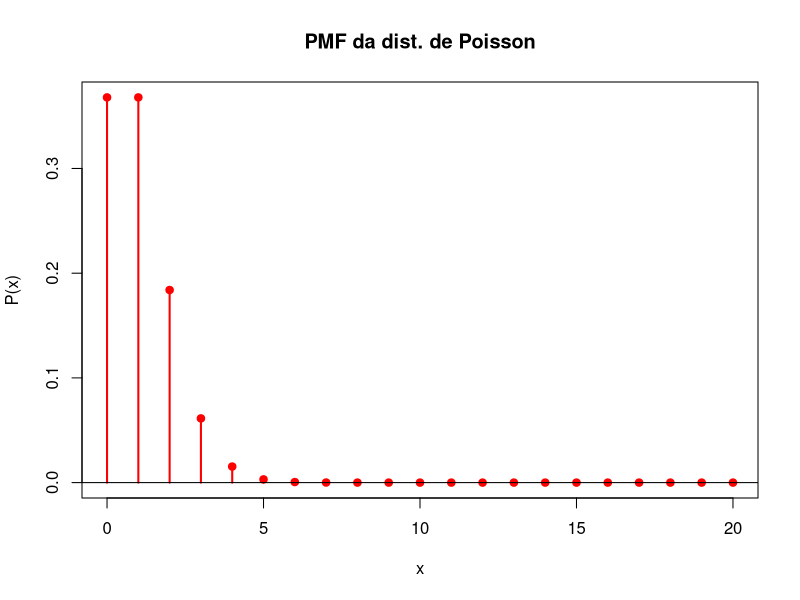
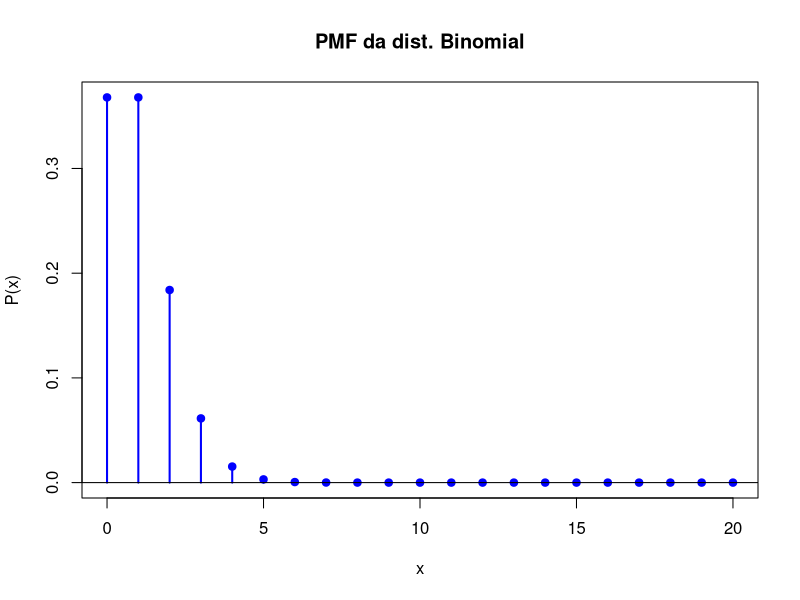
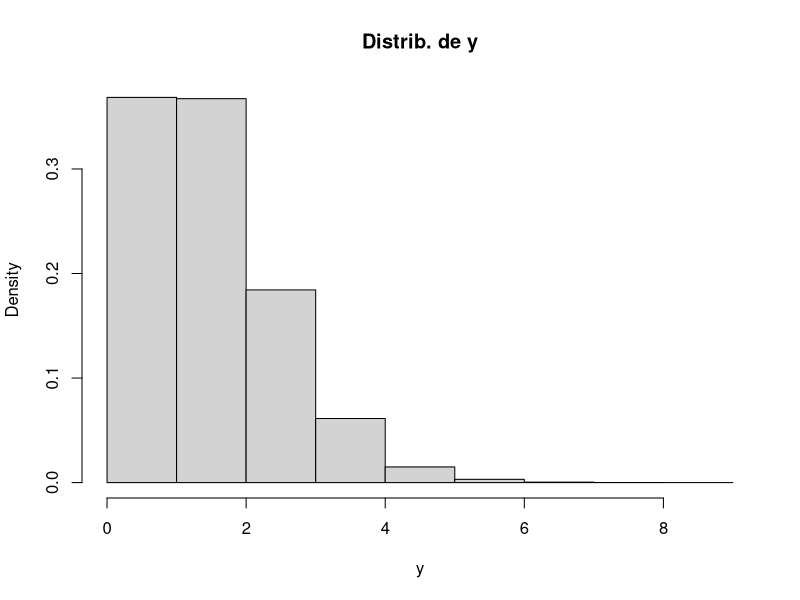

Generate these figures, in order, with R:
library(ggplot2) # Biblioteca para plotar os gráficos

# Como temos uma baixíssima probabilidade e um grande número de pessoas, pode-se modelar essa pesquisa como uma distribuição de Poisson. Além disso, como temos p = 10^-7 e n = 10^7, intuitivamente o número de pessoas que ganhariam o prêmio em um dia seria 10^7*10^-7 = 1 pessoa. Portanto, o parâmetro dessa distribuição seria 1.

x <- 0:20
pmf = dpois(x, 1)

# Veja também que podemos modelar esse prêmio como sendo uma distribuição binomial, bem mais simples. Isso ocorre porque o valor do número de tentativas (n) da distribuição binomial é muito grande. Portanto, isso faz com que a distribuição binomial tenda a se distribuir como uma de Poisson.

pmf2 = dbinom(x,10000000, 0.0000001)

plot(x,pmf,type='h',col='red',lwd=2,
    main = 'PMF da dist. de Poisson', xlab= 'x', ylab='P(x)')
points(x,pmf, pch=19, col='red')

abline(h=0) # Adiciona uma linha no valor de P(x) = 0 para aumentar a legibilidade

plot(x,pmf2,type='h',col='blue',lwd=2,
    main = 'PMF da dist. Binomial', xlab= 'x', ylab='P(x)')
points(x,pmf2, pch=19, col='blue')

abline(h=0) # Adiciona uma linha no valor de P(x) = 0 para aumentar a legibilidade


# Valor esperado e Variância

Ex_Poisson = weighted.mean(x, pmf) # O valor esperado é uma média ponderada usando as probabilidades de pesos
cat("Valor Esperado da dist. de Poisson:", Ex_Poisson, "\n")

Ex_Binom = weighted.mean(x, pmf2) 
cat("Valor Esperado da dist. Binomial:", Ex_Binom, "\n")

cat("Variância da dist. de Poisson:", Ex_Poisson, "\n")

cat("Variância da dist. Binomial:", Ex_Binom*(1-0.0000001), "\n")


# A probabilidade de você ganhar dentre os outros vencedores é dado pela lei da probabilidade total

s = 0
for(i in 1:20){
    s <- s + pmf[i+1]*(1/i)
}

cat("Probabilidade de ganhar:", s)


y = rpois(1000000, 1)

hist(y, prob = TRUE, breaks = 9, border = 'black', right = FALSE,
    main = "Distrib. de y")
